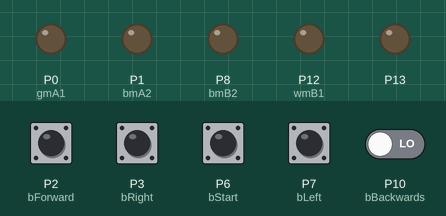
This program was run on a simulated BBC micro:bit running MicroPython. On the bench: output pins drawn as LEDs (lit = HIGH). Inputs (shaded band) come from the test bench; at power-on: P2 (bForward), P3 (bRight), P6 (bStart), P7 (bLeft), P10 (bBackwards) LOW.

Above: at 1.2 s.
1.3 s: P2 (bForward) pulled HIGH for 0.15 s
At 1.31 s:
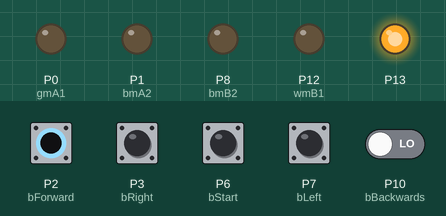
2.9 s: P6 (bStart) pulled HIGH for 0.15 s
At 3.7 s:
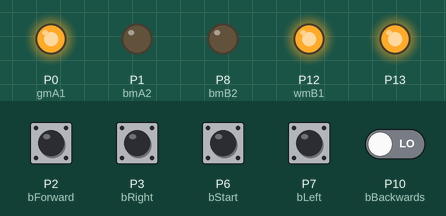
5.9 s: P3 (bRight) pulled HIGH for 0.15 s
At 7.1 s:
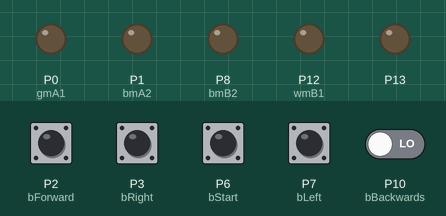
7.5 s: P6 (bStart) pulled HIGH for 1 s
At 8.18 s:
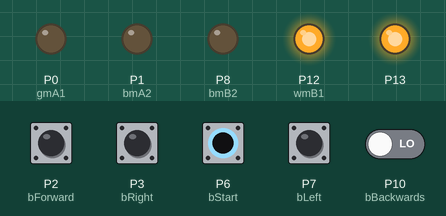
Timing chart, 0 to 10.5 s (numbered marks = the images above; inputs shaded):
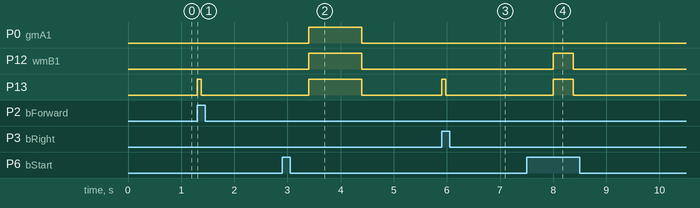

The program:

CarCodeV4.py
```python
from microbit import *

display.off()  #Turns the microbit display off so we can use the display pins in this build.

user_input = []  # This is the list of user input commands, it is empty, but it will get filled when the user uses the code

gmA1 = pin0  # Pin aliasing
bmA2 = pin1

wmB1 = pin12
bmB2 = pin8


bForward = pin2
bBackwards = pin10
bRight = pin3
bLeft = pin7
bStart = pin6


# This turns both the motors on for a given time, while simultaiously turning the LED on - to display that it is in progress
# It takes positive numbers for forwards, and negative numbers for Backwards
def both_motors_on(time):
    pin13.write_digital(1)
    if time >= 0:

        for i in range(0, time):
            gmA1.write_digital(1)
            bmA2.write_digital(0)
            wmB1.write_digital(1)
            bmB2.write_digital(0)
            sleep(1000)
        gmA1.write_digital(0)
        bmA2.write_digital(0)
        wmB1.write_digital(0)
        bmB2.write_digital(0)
    else:
        time = time*(-1)
        for i in range(0, time):
            gmA1.write_digital(0)
            bmA2.write_digital(1)
            wmB1.write_digital(0)
            bmB2.write_digital(1)
            sleep(1000)
        gmA1.write_digital(0)
        bmA2.write_digital(0)
        wmB1.write_digital(0)
        bmB2.write_digital(0)
    pin13.write_digital(0)


# This short function blinks the LED
def blink():
    pin13.write_digital(1)
    sleep(75)
    pin13.write_digital(0)


# This function turns the car a given angle - if the button is pushed for 1 second, it turns at 45 degrees
# If the button was pushed for longer than 2 seconds, it turns 90 degrees
# It uses positive for left turns, and negative for right turns.
def turn(angle):
    pin13.write_digital(1)
    if angle >= 0:
        time = 375 if angle == 1 else 750
        gmA1.write_digital(1)
        bmA2.write_digital(0)
        sleep(time)
        gmA1.write_digital(0)
    else:
        angle = angle * (-1)
        time = 375 if angle == 1 else 750
        wmB1.write_digital(1)
        bmB2.write_digital(0)
        sleep(time)
        wmB1.write_digital(0)
    pin13.write_digital(0)

# this function records the user input, and takes input of which pins to read, and what direction. - given later in the program
def record(x, y):

    i = 0
    while x.read_digital():  # Gets the number of seconds the user pressed 'FORWARD'
        i += 1
        blink()
        sleep(1000)
    user_input.append((y, i))


# This code block is the only thing running on the microbit
# It checks for specific pin-Highs, and reads them, and then sends them to the record function.

while True:

    if bForward.read_digital():
        record(bForward, "F")
    if bBackwards.read_digital():
        record(bBackwards, "B")
    if bLeft.read_digital():
        record(bLeft, "L")
    if bRight.read_digital():
        record(bRight, "R")

    # This block of code is run when the start button is pushed,
    # It reads the list (user_input) and looks at each tuple of it.
    # depending on what direction is assigned, it will send the time to a different function
    # This is the movement part.
    if bStart.read_digital():

        sleep(500)
        for element in user_input:
            e = element[0]
            t = element[1]

            if e == "F":
                both_motors_on(t)
            if e == "B":
                both_motors_on(-t)
            if e == "L":
                turn(t)
            if e == "R":
                turn(-t)
        user_input.clear()
```

Measured:
- after the input at 1.3 s, P13: LOW → HIGH at once, → LOW 0.08 s later
- after the input at 2.9 s, P0 (gmA1), P12 (wmB1), P13: LOW → HIGH after 0.50 s, → LOW 1.0 s later
- after the input at 5.9 s, P13: LOW → HIGH at once, → LOW 0.08 s later
- after the input at 7.5 s, P12 (wmB1), P13: LOW → HIGH after 0.50 s, → LOW 0.38 s later
